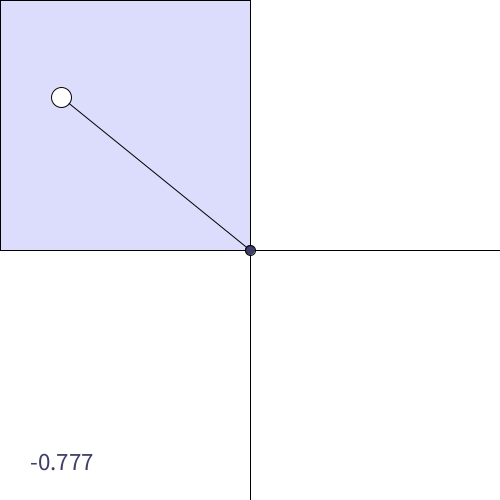
Frame 1 (no input)
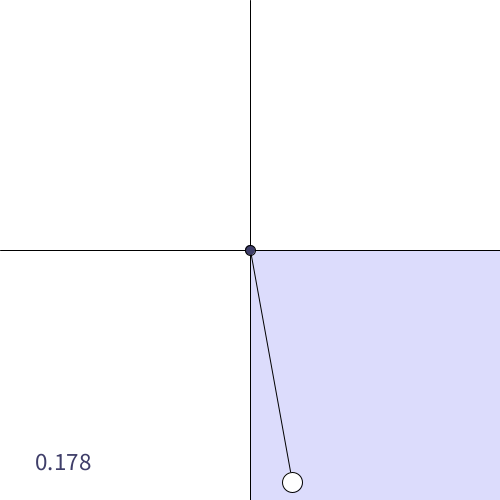
Frame 60 (the mouse pressed at the canvas centre just before this capture)
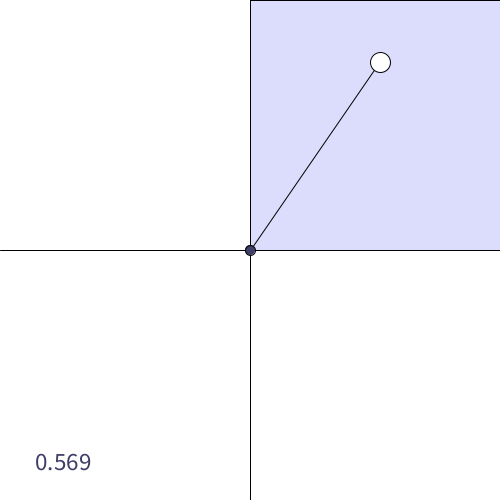
Frame 120 (the mouse held since frame 60 and released just before this capture)

The Processing sketch that drew these frames (run headless with seeded random() and noise(); from frame 60 on, the mouse is pressed at the canvas centre):

// Processing sketch: ejercicio13
// ── ejercicio13.pde
PVector posSonido;
PVector velocidad;
PVector jugador;

void setup(){
  size(500,500);
  posSonido = new PVector(50,90);
  velocidad = new PVector(11,7);
  jugador = new PVector(width/2,height/2);
}

void draw(){
  background(255);
  posSonido.add(velocidad);
  
  PVector direccion = PVector.sub(posSonido, jugador).normalize();
  PVector vector = PVector.add(posSonido, direccion);
  PVector aux = new PVector(1, 0);
  float productoPunto = PVector.dot(direccion, aux);
  
  if(posSonido.x>width-10 ||posSonido.x<0+10){
    velocidad.x = velocidad.x *-1;
  }
  if(posSonido.y>height-10 ||posSonido.y<0+10){
    velocidad.y = velocidad.y *-1;
  }
  
  //pinta el espacio en el que se encuentra el circulo movil
    fill(220, 220, 252);
  if(productoPunto>=0 && posSonido.y<height/2){
    rect(width/2,0,width/2,height/2);
  }
  if(productoPunto>=0 && posSonido.y>height/2){
    rect(width/2,height/2,width/2,height/2);
  }
  if(productoPunto<=0 && posSonido.y<height/2){
    rect(0,0,width/2,height/2);
  }
  if(productoPunto<=0 && posSonido.y>height/2){
    rect(0,height/2,width/2,height/2);
  }
  
  fill(63, 62, 105);
  textSize(25);
  text(productoPunto,30,470);
  line(jugador.x,jugador.y, vector.x,vector.y); //vector que apunta desde el centro al 
  
  
  //dibujo del eje y el centro
  line(0,height/2,width,height/2);
  line(width/2,0,width/2,height);
  ellipse(jugador.x,jugador.y,10,10);
 
  //circulo que se mueve
  fill(255);
  ellipse(posSonido.x, posSonido.y,20,20);
}
